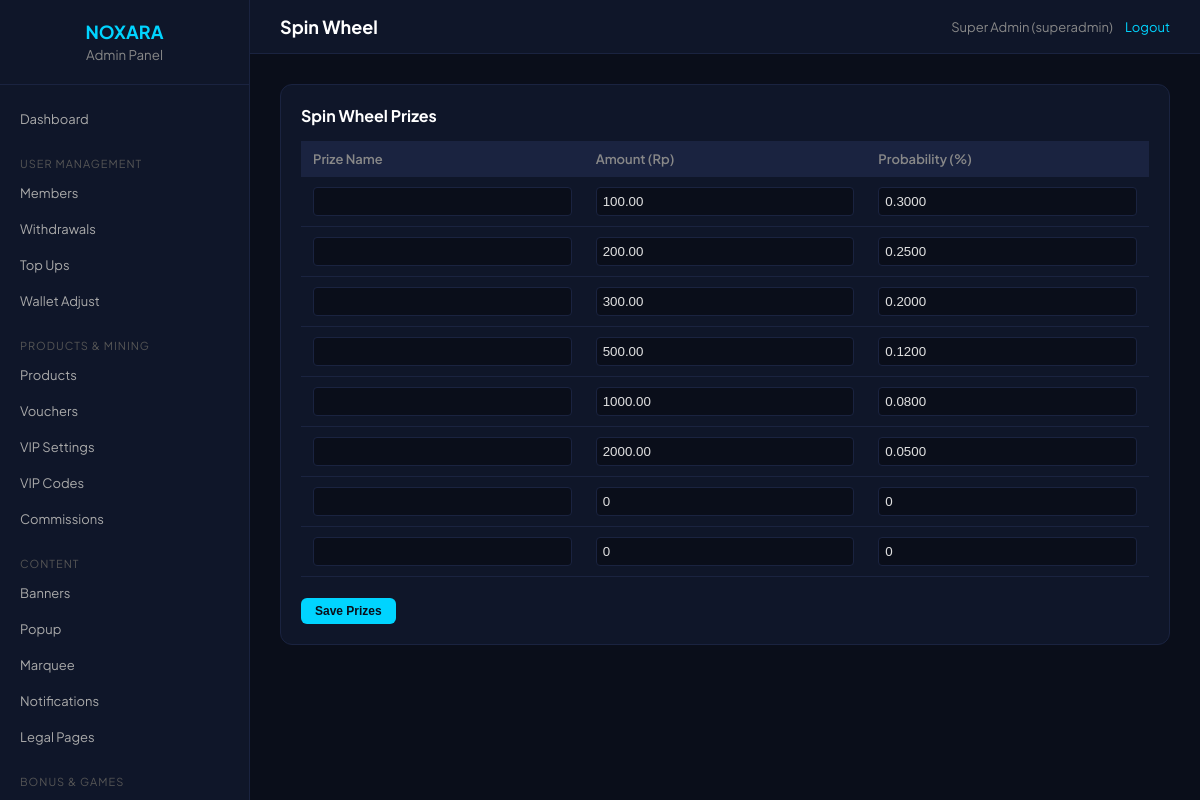
Page /admin/spin_wheel.php (signed in) on the committed database.
### tables this page shows
CREATE TABLE IF NOT EXISTS `spin_prizes` (
  `id` INT UNSIGNED AUTO_INCREMENT PRIMARY KEY,
  `label` VARCHAR(50) NOT NULL,
  `amount` DECIMAL(10,2) NOT NULL,
  `probability` DECIMAL(5,4) NOT NULL,
  `color` VARCHAR(10) DEFAULT '#00D4FF',
  `sort_order` INT DEFAULT 0
);

### config/database.php (called while the page is built, shortened)
<?php
class Database {
    private static ?mysqli $instance = null;
    public static function getInstance(): mysqli {
        if (self::$instance === null) {
            self::$instance = new mysqli(DB_HOST, DB_USER, DB_PASS, DB_NAME, DB_PORT);
            self::$instance->set_charset('utf8mb4');
            self::$instance->query("SET time_zone = '+07:00'");
        }
        return self::$instance;
    }
}
function db(): mysqli {
    return Database::getInstance();
}

### admin/spin_wheel.php (the view, shortened to what this page needs)
<?php
$admin_page_title = 'Spin Wheel';
$current_admin_page = 'spin_wheel';
include __DIR__ . '/_admin_layout.php';
$prizes = db()->query("SELECT * FROM spin_prizes ORDER BY sort_order ASC")->fetch_all(MYSQLI_ASSOC);
?>
<div class="card">
    <h3>Spin Wheel Prizes</h3>
    <form method="post">
        <table>
            <tr><th>Prize Name</th><th>Amount (Rp)</th><th>Probability (%)</th></tr>
            <?php for ($i = 0; $i < max(8, count($prizes)); $i++): ?>
            <tr>
                <td><input type="text" name="prize_name[]" value="<?= htmlspecialchars($prizes[$i]['name'] ?? '') ?>" style="width:100%;padding:6px;background:#0A0E1A;border:1px solid #1a2340;border-radius:4px;color:#e0e0e0;"></td>
                <td><input type="number" name="prize_amount[]" value="<?= $prizes[$i]['amount'] ?? 0 ?>" style="width:100%;padding:6px;background:#0A0E1A;border:1px solid #1a2340;border-radius:4px;color:#e0e0e0;"></td>
                <td><input type="number" name="probability[]" value="<?= $prizes[$i]['probability'] ?? 0 ?>" step="0.01" style="width:100%;padding:6px;background:#0A0E1A;border:1px solid #1a2340;border-radius:4px;color:#e0e0e0;"></td>
            </tr>
            <?php endfor; ?>
        </table>
        <br><button type="submit" class="btn-admin primary">Save Prizes</button>
    </form>
</div>
    </div>
</div>
</body>
</html>

### admin/_admin_layout.php (shortened to what this page needs)
<?php
$stmt = db()->prepare("SELECT * FROM admin_users WHERE id = ? AND status = 'active'");
$stmt->bind_param('i', $_SESSION['admin_id']);
$stmt->execute();
$admin = $stmt->get_result()->fetch_assoc();
$admin_page_title = $admin_page_title ?? 'Admin Panel';
$current_admin_page = $current_admin_page ?? '';
?>
<!DOCTYPE html>
<html lang="id">
<head>
</head>
<body>
<aside class="admin-sidebar">
    <div class="logo">
        <h2>NOXARA</h2>
        <small>Admin Panel</small>
    </div>
    <nav class="admin-nav">
        <a href="<?= BASE_URL ?>/admin/index.php" class="<?= $current_admin_page === 'dashboard' ? 'active' : '' ?>">Dashboard</a>
        <div class="nav-section">User Management</div>
        <a href="<?= BASE_URL ?>/admin/members.php" class="<?= $current_admin_page === 'members' ? 'active' : '' ?>">Members</a>
        <a href="<?= BASE_URL ?>/admin/withdrawals.php" class="<?= $current_admin_page === 'withdrawals' ? 'active' : '' ?>">Withdrawals</a>
        <a href="<?= BASE_URL ?>/admin/topups.php" class="<?= $current_admin_page === 'topups' ? 'active' : '' ?>">Top Ups</a>
        <a href="<?= BASE_URL ?>/admin/wallet_adjustments.php">Wallet Adjust</a>
        <div class="nav-section">Products & Mining</div>
        <a href="<?= BASE_URL ?>/admin/products.php" class="<?= $current_admin_page === 'products' ? 'active' : '' ?>">Products</a>
        <a href="<?= BASE_URL ?>/admin/vouchers.php" class="<?= $current_admin_page === 'vouchers' ? 'active' : '' ?>">Vouchers</a>
        <a href="<?= BASE_URL ?>/admin/vip_settings.php">VIP Settings</a>
        <a href="<?= BASE_URL ?>/admin/vip_codes.php">VIP Codes</a>
        <a href="<?= BASE_URL ?>/admin/commission_settings.php">Commissions</a>
        <div class="nav-section">Content</div>
        <a href="<?= BASE_URL ?>/admin/banners.php">Banners</a>
        <a href="<?= BASE_URL ?>/admin/popup_settings.php">Popup</a>
        <a href="<?= BASE_URL ?>/admin/marquee_settings.php">Marquee</a>
        <a href="<?= BASE_URL ?>/admin/notifications.php">Notifications</a>
        <a href="<?= BASE_URL ?>/admin/legal_pages.php">Legal Pages</a>
        <div class="nav-section">Bonus & Games</div>
        <a href="<?= BASE_URL ?>/admin/daily_bonus_settings.php">Daily Check-in</a>
    </nav>
</aside>
<div class="admin-main">
    <header class="admin-topbar">
        <h1><?= htmlspecialchars($admin_page_title) ?></h1>
        <div class="admin-user">
            <?= htmlspecialchars($admin['full_name']) ?> (<?= $admin['role'] ?>)
            <a href="<?= BASE_URL ?>/admin/logout.php">Logout</a>
        </div>
    </header>
    <div class="admin-content">

### admin/_admin_layout.php (style rules this page uses)
* { margin:0; padding:0; box-sizing:border-box; }
body { font-family:'Plus Jakarta Sans',sans-serif; background:#0A0E1A; color:#e0e0e0; min-height:100vh; display:flex; }
.admin-sidebar { width:250px; background:#0F1629; border-right:1px solid #1a2340; height:100vh; position:fixed; overflow-y:auto; padding:20px 0; }
.admin-sidebar .logo { text-align:center; padding:0 20px 20px; border-bottom:1px solid #1a2340; margin-bottom:16px; }
.admin-sidebar .logo h2 { color:#00D4FF; font-size:18px; }
.admin-sidebar .logo small { color:#888; }
.admin-nav a { display:flex; align-items:center; padding:10px 20px; color:#aaa; text-decoration:none; font-size:13px; transition:all .2s; }
.admin-nav .nav-section { padding:10px 20px 5px; font-size:11px; text-transform:uppercase; color:#555; letter-spacing:1px; margin-top:10px; }
.admin-main { margin-left:250px; flex:1; min-height:100vh; }
.admin-topbar { background:#0F1629; border-bottom:1px solid #1a2340; padding:15px 30px; display:flex; justify-content:space-between; align-items:center; position:sticky; top:0; z-index:100; }
.admin-topbar h1 { font-size:18px; color:#fff; }
.admin-topbar .admin-user { color:#888; font-size:13px; }
.admin-topbar .admin-user a { color:#00D4FF; text-decoration:none; margin-left:10px; }
.admin-content { padding:30px; }
.card { background:#0F1629; border:1px solid #1a2340; border-radius:12px; padding:20px; margin-bottom:20px; }
.card h3 { color:#fff; margin-bottom:15px; font-size:16px; }
table { width:100%; border-collapse:collapse; font-size:13px; }
table th { background:#1a2340; padding:10px 12px; text-align:left; color:#888; font-weight:600; }
table td { padding:10px 12px; border-bottom:1px solid #1a2340; }
.btn-admin { padding:6px 14px; border-radius:6px; border:none; cursor:pointer; font-size:12px; font-weight:600; }
.btn-admin.primary { background:#00D4FF; color:#0A0E1A; }

### rows in the picture
spin_prizes: amount "100.00", probability "0.3000"
spin_prizes: amount "200.00", probability "0.2500"
spin_prizes: amount "300.00", probability "0.2000"
spin_prizes: amount "500.00", probability "0.1200"
spin_prizes: amount "1000.00", probability "0.0800"
spin_prizes: amount "2000.00", probability "0.0500"

### other values in the picture
$admin_page_title "Spin Wheel"
$admin['full_name'] "Super Admin"
$admin['role'] "superadmin"
